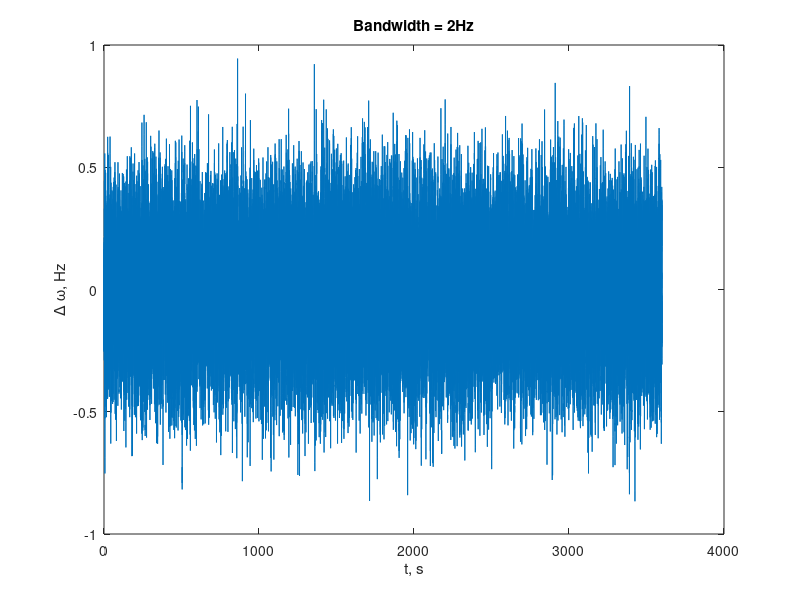
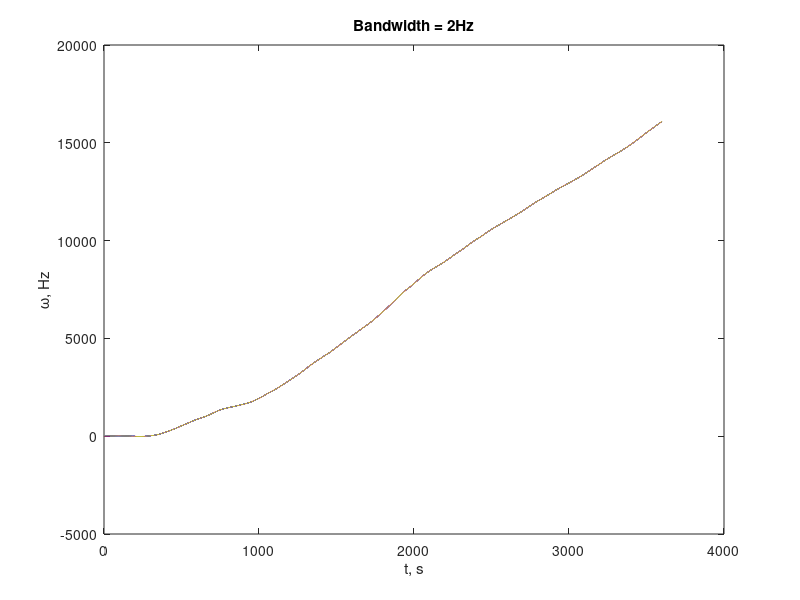
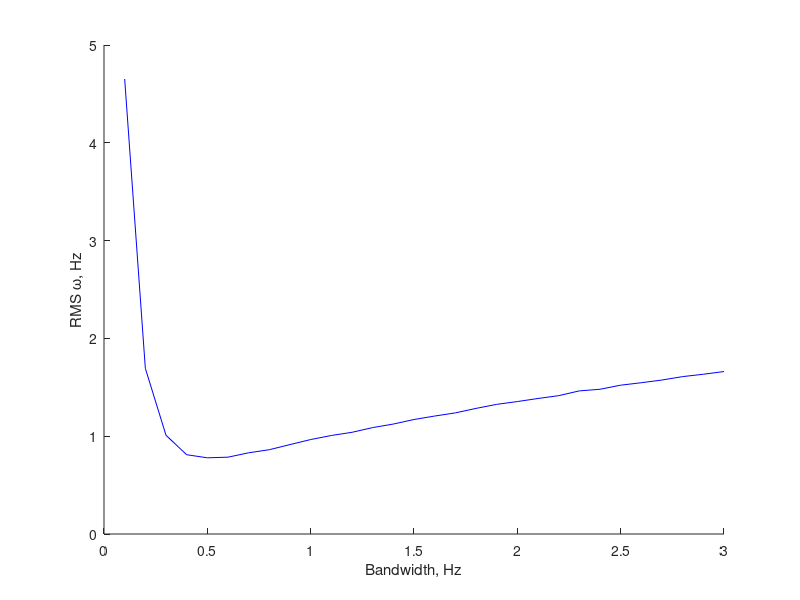

Write MATLAB code to recreate these figures, in order.
clear all;
clc;
T = 0.05;
Tmax = 3600;
t = T:T:Tmax;
N = length(t);
G = [0 0;
    0 T];
F = [1 T
    0 1];

Dksi = 8;
Deta = 9;

Band =  0.1:0.1:3
Band_for_plot = 2;
RMS_Omega = nan(1, length(Band));

for i = 1:length(Band);
    K = nan(2, 1);
    K(1) = 8/3 * Band(i) * T;
    K(2) = 32/9 * Band(i)^2 * T;
    
    ksi = sqrt(Dksi) * randn(1, N);
    eta = sqrt(Deta) * randn(1, N);
    
    Xest = [0; 0];      %0; 0 = 0
    Xextr = F * Xest;   %       0
    Xist = [0; 0];
    
    ErrOmega = nan(1, N);
    Omega = nan(1, N);
    for k = 1:N
        Xist = F * Xist + G * [0; ksi(k)];
        omega_meas = Xist(1) + eta(k);
        Xest = Xextr + K * (omega_meas - Xextr(1));
        Xextr = F * Xest;
        ErrOmega(k) = Xest(1) - Xist(1);
        Omega(k) = Xist(1);
    end;
    
    if Band(i) == Band_for_plot
        figure(1);
        plot(t, ErrOmega/2/pi);
        xlabel('t, s');
        ylabel('\Delta \omega, Hz');
        title(['Bandwidth = ' num2str(Band(i)) 'Hz']);
        
        figure(2);
        plot(t, [Omega; Omega + ErrOmega]/2/pi);
        xlabel('t, s');
        ylabel('\omega, Hz');
        title(['Bandwidth = ' num2str(Band(i)) 'Hz']);
    end;
    RMS_Omega(i) = sqrt(mean(ErrOmega.^2));
end;

if Dksi == 0
    Col = [1 0 0];
elseif Deta == 0
    Col = [0 0.5 0];
else
    Col = [0 0 1];
end;

figure(3)
hold on
plot(Band, RMS_Omega, 'Color', Col);
hold off
xlabel('Bandwidth, Hz');
ylabel('RMS \omega, Hz');
